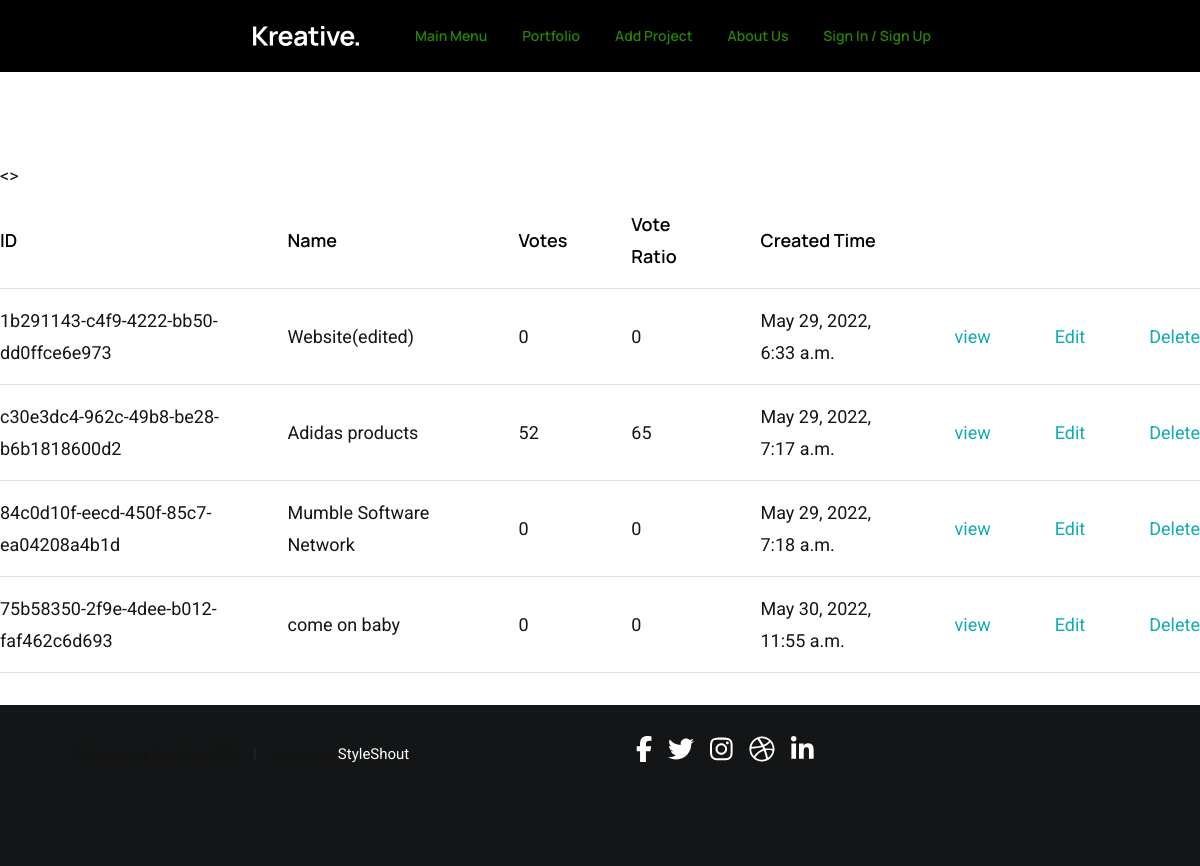
The app's page /, older data.
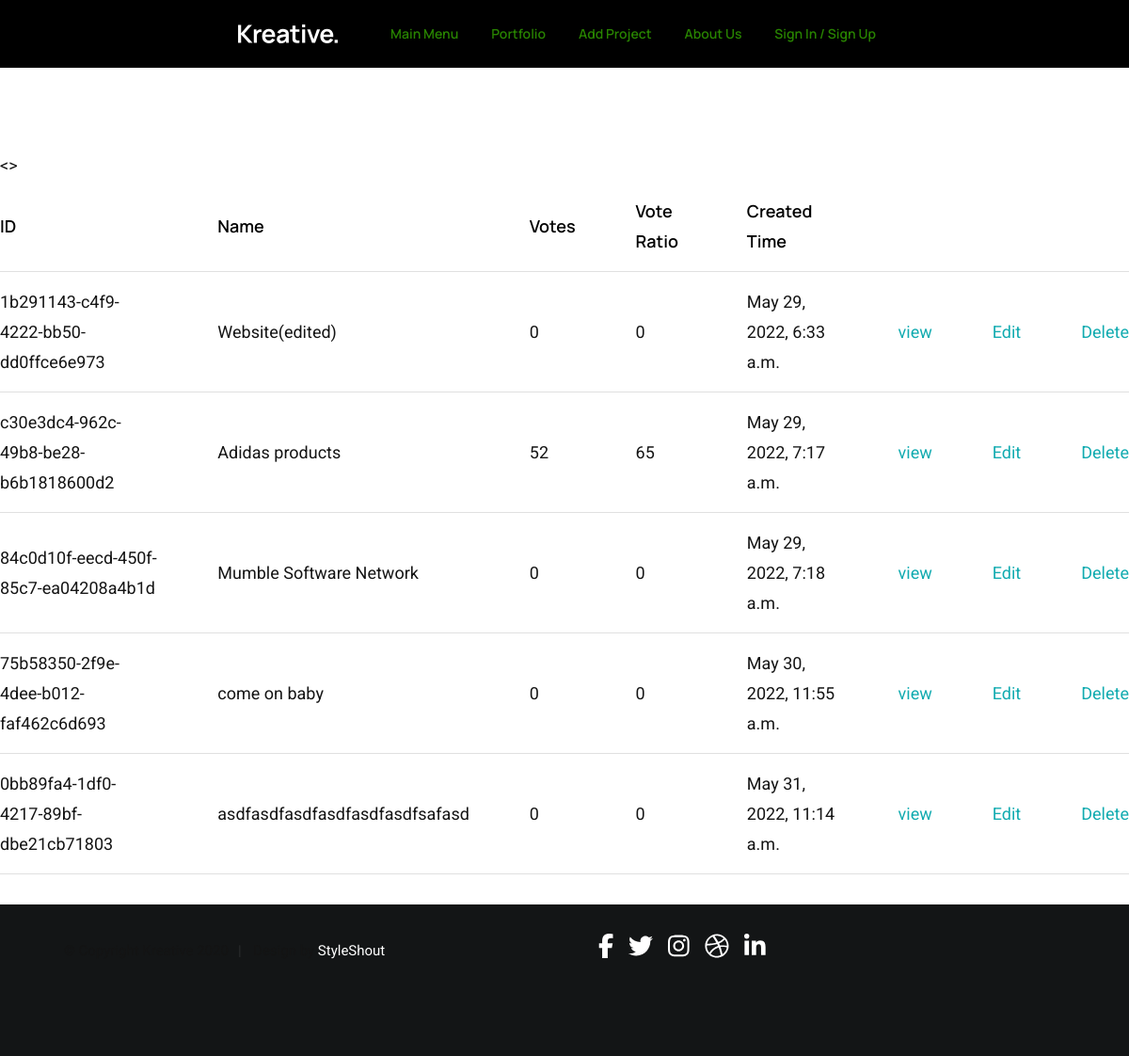
The same page, newer data.
### projects/models.py (models this page shows, shortened)
class Project(models.Model):
    title = models.CharField(max_length=200)
    description = models.TextField(null=True, blank = True)
    featured_image = models.ImageField(null=True, blank = True, default='morde.png')
    tags = models.ManyToManyField('Tag', blank=True)
    vote_total = models.IntegerField(default=0, blank=True, null=True)
    vote_ratio = models.IntegerField(default=0, blank=True, null=True)
    demo_link = models.CharField(max_length=2000,null=True, blank = True)
    source_link = models.CharField(max_length=2000,null=True, blank = True)
    created = models.DateTimeField(auto_now_add=True)
    id = models.UUIDField(default=uuid.uuid4, unique=True, primary_key=True, editable=False)

### projects/views.py (the view)
# urls.py: path('',include('projects.urls')),
def projects(request):
    projects = Project.objects.all()
    context = {"projects":projects}
    return render(request, 'projects/projects.html',context)

### projects/templates/projects/projects.html
{%extends 'base.html'%}
{%block content%}
<table>
    <tr>
        <th>ID</th>
        <th>Name</th>
        <th>Votes</th>
        <th>Vote Ratio</th>
        <th>Created Time</th>
        <th></th>
        <th></th>
        <th></th>
    </tr>
    {%for project in projects%}
    <tr>
        <td>{{project.pk}}</td>
        <td>{{project.title}}</td>
        <td>{{project.vote_total}}</td>
        <td>{{project.vote_ratio}}</td>
        <td>{{project.created}}</td>
        <td>
            <a href="{%url 'project' project.id %}">view</a>
        </td>
        <td>
            <a href="{%url 'update-project' project.id %}">Edit</a>
        </td>
        <td>
            <a href="{%url 'delete-project' project.id %}">Delete</a>
        </td>
    </tr>
    {%endfor%}
</table>
{%endblock%}

Row changes from the older to the newer data that the page shows:
added Project: pk "0bb89fa4-1df0-4217-89bf-dbe21cb71803", title "asdfasdfasdfasdfasdfasdfsafasd", vote_total "0", vote_ratio "0", created "May 31, 2022, 11:14 a.m."
